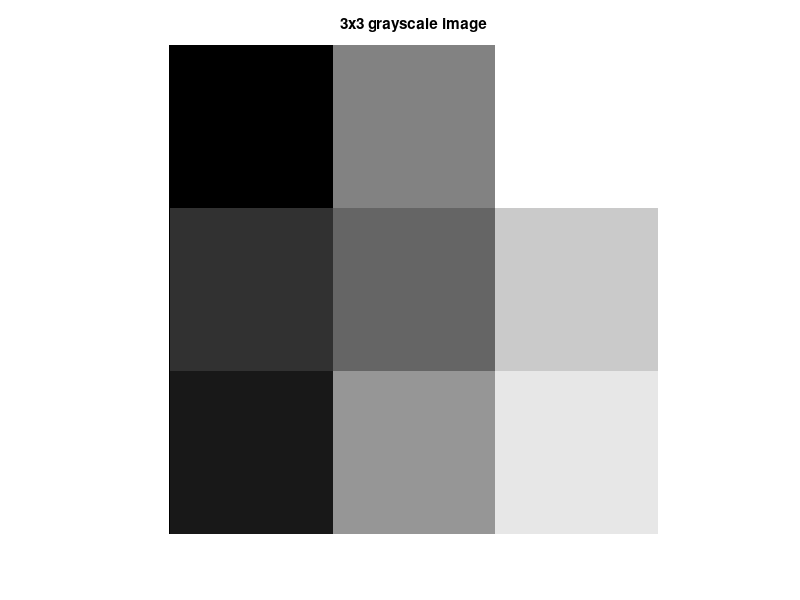

Reproduce this figure in MATLAB.
% Lesson 01 MATLAB equivalent: image matrix and pixel intensity.
I = uint8([0 128 255; 50 100 200; 25 150 230]);
disp(I);
disp(size(I));
disp(I(2,2)); % MATLAB uses 1-based indexing
imshow(I, 'InitialMagnification', 'fit');
title('3x3 grayscale image');
